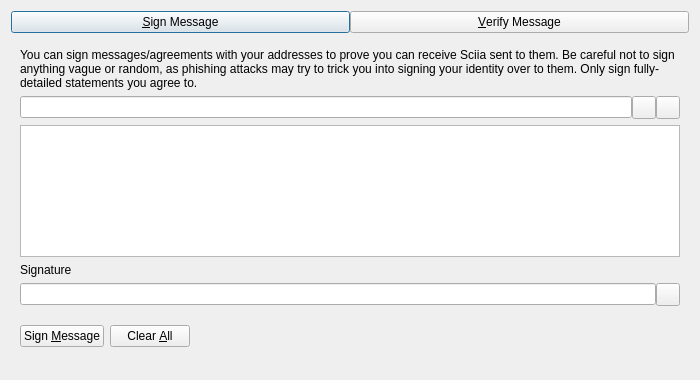
<?xml version="1.0" encoding="UTF-8"?>
<ui version="4.0">
 <class>SignVerifyMessageDialog</class>
 <widget class="QDialog" name="SignVerifyMessageDialog">
  <property name="geometry">
   <rect>
    <x>0</x>
    <y>0</y>
    <width>700</width>
    <height>380</height>
   </rect>
  </property>
  <property name="windowTitle">
   <string>Signatures - Sign / Verify a Message</string>
  </property>
  <property name="modal">
   <bool>true</bool>
  </property>
  <layout class="QVBoxLayout" name="verticalLayout">
   <item>
    <layout class="QHBoxLayout" name="horizontalLayout_Buttons_2">
     <property name="spacing">
      <number>0</number>
     </property>
     <property name="topMargin">
      <number>0</number>
     </property>
     <item>
      <widget class="QPushButton" name="btnSignMessage">
       <property name="text">
        <string>&amp;Sign Message</string>
       </property>
       <property name="checkable">
        <bool>true</bool>
       </property>
      </widget>
     </item>
     <item>
      <widget class="QPushButton" name="btnVerifyMessage">
       <property name="text">
        <string>&amp;Verify Message</string>
       </property>
       <property name="checkable">
        <bool>true</bool>
       </property>
      </widget>
     </item>
    </layout>
   </item>
   <item>
    <widget class="QStackedWidget" name="stackedWidgetSig">
     <property name="minimumSize">
      <size>
       <width>0</width>
       <height>0</height>
      </size>
     </property>
     <property name="currentIndex">
      <number>0</number>
     </property>
     <widget class="QWidget" name="pageSignMessage">
      <layout class="QVBoxLayout" name="verticalLayout_SM">
       <item>
        <widget class="QLabel" name="infoLabel_SM">
         <property name="text">
          <string>You can sign messages/agreements with your addresses to prove you can receive Sciia sent to them. Be careful not to sign anything vague or random, as phishing attacks may try to trick you into signing your identity over to them. Only sign fully-detailed statements you agree to.</string>
         </property>
         <property name="textFormat">
          <enum>Qt::PlainText</enum>
         </property>
         <property name="wordWrap">
          <bool>true</bool>
         </property>
        </widget>
       </item>
       <item>
        <layout class="QHBoxLayout" name="horizontalLayout_1_SM">
         <property name="spacing">
          <number>0</number>
         </property>
         <item>
          <widget class="QValidatedLineEdit" name="addressIn_SM">
           <property name="toolTip">
            <string>The Sciia address to sign the message with</string>
           </property>
          </widget>
         </item>
         <item>
          <widget class="QToolButton" name="addressBookButton_SM">
           <property name="toolTip">
            <string>Choose previously used address</string>
           </property>
           <property name="text">
            <string/>
           </property>
           <property name="shortcut">
            <string>Alt+A</string>
           </property>
          </widget>
         </item>
         <item>
          <widget class="QToolButton" name="pasteButton_SM">
           <property name="toolTip">
            <string>Paste address from clipboard</string>
           </property>
           <property name="text">
            <string/>
           </property>
           <property name="shortcut">
            <string>Alt+P</string>
           </property>
          </widget>
         </item>
        </layout>
       </item>
       <item>
        <widget class="QPlainTextEdit" name="messageIn_SM">
         <property name="toolTip">
          <string>Enter the message you want to sign here</string>
         </property>
        </widget>
       </item>
       <item>
        <widget class="QLabel" name="signatureLabel_SM">
         <property name="text">
          <string>Signature</string>
         </property>
         <property name="textFormat">
          <enum>Qt::PlainText</enum>
         </property>
        </widget>
       </item>
       <item>
        <layout class="QHBoxLayout" name="horizontalLayout_2_SM">
         <property name="spacing">
          <number>0</number>
         </property>
         <item>
          <widget class="QLineEdit" name="signatureOut_SM">
           <property name="readOnly">
            <bool>true</bool>
           </property>
          </widget>
         </item>
         <item>
          <widget class="QToolButton" name="copySignatureButton_SM">
           <property name="toolTip">
            <string>Copy the current signature to the system clipboard</string>
           </property>
           <property name="text">
            <string/>
           </property>
          </widget>
         </item>
        </layout>
       </item>
       <item>
        <layout class="QHBoxLayout" name="horizontalLayout_3_SM">
         <item>
          <widget class="QPushButton" name="signMessageButton_SM">
           <property name="toolTip">
            <string>Sign the message to prove you own this Sciia address</string>
           </property>
           <property name="text">
            <string>Sign &amp;Message</string>
           </property>
           <property name="autoDefault">
            <bool>false</bool>
           </property>
          </widget>
         </item>
         <item>
          <widget class="QPushButton" name="clearButton_SM">
           <property name="toolTip">
            <string>Reset all sign message fields</string>
           </property>
           <property name="text">
            <string>Clear &amp;All</string>
           </property>
           <property name="autoDefault">
            <bool>false</bool>
           </property>
          </widget>
         </item>
         <item>
          <spacer name="horizontalSpacer_1_SM">
           <property name="orientation">
            <enum>Qt::Horizontal</enum>
           </property>
           <property name="sizeHint" stdset="0">
            <size>
             <width>40</width>
             <height>48</height>
            </size>
           </property>
          </spacer>
         </item>
         <item>
          <widget class="QLabel" name="statusLabel_SM">
           <property name="text">
            <string/>
           </property>
           <property name="wordWrap">
            <bool>true</bool>
           </property>
          </widget>
         </item>
         <item>
          <spacer name="horizontalSpacer_2_SM">
           <property name="orientation">
            <enum>Qt::Horizontal</enum>
           </property>
           <property name="sizeHint" stdset="0">
            <size>
             <width>40</width>
             <height>48</height>
            </size>
           </property>
          </spacer>
         </item>
        </layout>
       </item>
      </layout>
     </widget>
     <widget class="QWidget" name="pageVerifyMessage">
      <layout class="QVBoxLayout" name="verticalLayout_VM">
       <item>
        <widget class="QLabel" name="infoLabel_VM">
         <property name="text">
          <string>Enter the receiver's address, message (ensure you copy line breaks, spaces, tabs, etc. exactly) and signature below to verify the message. Be careful not to read more into the signature than what is in the signed message itself, to avoid being tricked by a man-in-the-middle attack. Note that this only proves the signing party receives with the address, it cannot prove sendership of any transaction!</string>
         </property>
         <property name="textFormat">
          <enum>Qt::PlainText</enum>
         </property>
         <property name="alignment">
          <set>Qt::AlignLeading|Qt::AlignLeft|Qt::AlignTop</set>
         </property>
         <property name="wordWrap">
          <bool>true</bool>
         </property>
        </widget>
       </item>
       <item>
        <layout class="QHBoxLayout" name="horizontalLayout_1_VM">
         <property name="spacing">
          <number>0</number>
         </property>
         <item>
          <widget class="QValidatedLineEdit" name="addressIn_VM">
           <property name="toolTip">
            <string>The Sciia address the message was signed with</string>
           </property>
          </widget>
         </item>
         <item>
          <widget class="QToolButton" name="addressBookButton_VM">
           <property name="toolTip">
            <string>Choose previously used address</string>
           </property>
           <property name="text">
            <string/>
           </property>
           <property name="shortcut">
            <string>Alt+A</string>
           </property>
          </widget>
         </item>
        </layout>
       </item>
       <item>
        <widget class="QPlainTextEdit" name="messageIn_VM"/>
       </item>
       <item>
        <widget class="QValidatedLineEdit" name="signatureIn_VM"/>
       </item>
       <item>
        <layout class="QHBoxLayout" name="horizontalLayout_2_VM">
         <item>
          <widget class="QPushButton" name="verifyMessageButton_VM">
           <property name="toolTip">
            <string>Verify the message to ensure it was signed with the specified Sciia address</string>
           </property>
           <property name="text">
            <string>Verify &amp;Message</string>
           </property>
           <property name="autoDefault">
            <bool>false</bool>
           </property>
          </widget>
         </item>
         <item>
          <widget class="QPushButton" name="clearButton_VM">
           <property name="toolTip">
            <string>Reset all verify message fields</string>
           </property>
           <property name="text">
            <string>Clear &amp;All</string>
           </property>
           <property name="autoDefault">
            <bool>false</bool>
           </property>
          </widget>
         </item>
         <item>
          <spacer name="horizontalSpacer_1_VM">
           <property name="orientation">
            <enum>Qt::Horizontal</enum>
           </property>
           <property name="sizeHint" stdset="0">
            <size>
             <width>40</width>
             <height>48</height>
            </size>
           </property>
          </spacer>
         </item>
         <item>
          <widget class="QLabel" name="statusLabel_VM">
           <property name="text">
            <string/>
           </property>
           <property name="wordWrap">
            <bool>true</bool>
           </property>
          </widget>
         </item>
         <item>
          <spacer name="horizontalSpacer_2_VM">
           <property name="orientation">
            <enum>Qt::Horizontal</enum>
           </property>
           <property name="sizeHint" stdset="0">
            <size>
             <width>40</width>
             <height>48</height>
            </size>
           </property>
          </spacer>
         </item>
        </layout>
       </item>
      </layout>
     </widget>
    </widget>
   </item>
  </layout>
 </widget>
 <customwidgets>
  <customwidget>
   <class>QValidatedLineEdit</class>
   <extends>QLineEdit</extends>
   <header>qt/qvalidatedlineedit.h</header>
  </customwidget>
 </customwidgets>
 <resources>
  <include location="../sciia.qrc"/>
 </resources>
 <connections/>
</ui>
